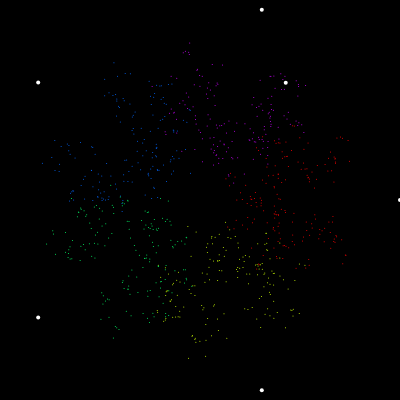
Frame 1 (no input)
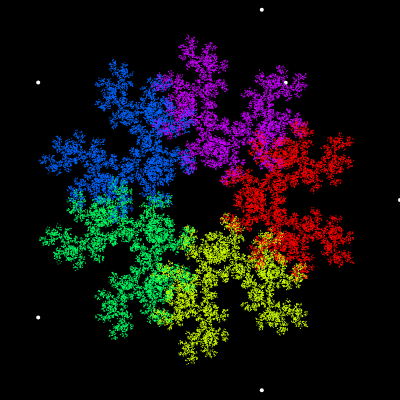
Frame 60 (no input)
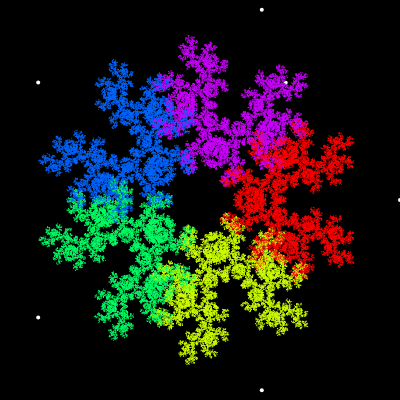
Frame 120 (the mouse pressed at the canvas centre since frame 60)

The p5.js sketch that drew these frames (run headless with seeded random() and noise() and a simulated clock; from frame 60 on, the mouse is pressed at the canvas centre):

// p5.js sketch
// ── sketch.js
const eC = {
  version: 'r01'
};

let base = [];
const nb = 5;
let radius, percent = 0.5;
let r, h, p;

function windowResized() {
  // resizeCanvas(windowWidth,windowHeight);
}

function preload() {}

function setup() {
  // createCanvas(windowWidth,windowHeight);
  createCanvas(400, 400);
  console.log("%c (ツ) # eCoucou " + eC.version + " # ", "background: #f00; color: #fff");
  // base.push(createVector(0,height,0));
  // base.push(createVector(width,height,1));
  // base.push(createVector(width/2,0,2));
  radius = width / 2;
  colorMode(HSB);
  for (let i = 0; i < nb; i++) {
    let a = i / nb * TWO_PI;
    let v = p5.Vector.fromAngle(a).setMag(radius).add(createVector(radius, radius));
    v.z = i;
    base.push(v);
    // base.push(createVector(random(width),random(height),i));
  }
  print(base);
  background(0);
  stroke(255);
  strokeWeight(4);
  for (let b of base) {
    point(b.x, b.y);
  }
  r = createVector(random(width), random(height));
  point(r.x, r.y);
  let b = random(base);
  h = p5.Vector.lerp(b, r, 0.5);
  strokeWeight(1);
}

function draw() {
  for (let i = 0; i < 1000; i++) {
    let b = random(base);
    if (p !== b) {
      h = p5.Vector.lerp(b, h, percent);
      stroke(b.z / nb * 360, 255, 255, 50);
      // switch(b.z) {
      // 	case 0: stroke(255,0,255); break;
      // 	case 1: stroke(255,255,0); break;
      // 	case 2: stroke(0,255,255); break;
      // }
      point(h.x, h.y);
    }
    p = b;
  }
}
